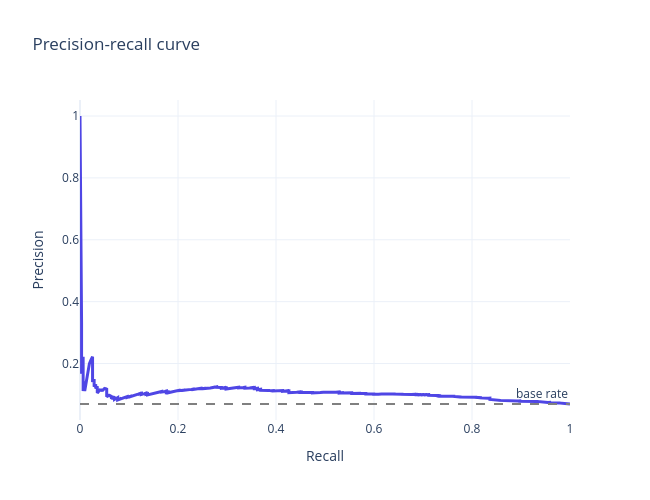

Here is the notebook cell this chart was saved with:
### Markdown cell above
## 5. Precision-recall curve

### Code cell
prec, rec, _ = precision_recall_curve(y_true, proba)
fig = go.Figure()
fig.add_trace(go.Scatter(x=rec, y=prec, mode='lines', name=f"PR (AP={metrics['average_precision']:.3f})", line=dict(color='#4f46e5', width=3)))
fig.add_hline(y=metrics['base_rate'], line_dash='dash', line_color='gray', annotation_text='base rate')
fig.update_layout(
    title='Precision-recall curve', xaxis_title='Recall', yaxis_title='Precision',
    template='plotly_white', width=650, height=500,
)
fig.show()

### Figure 1 — Plotly figure (JSON) as saved in the notebook; plotly's stock layout.template omitted (floating-point values rounded to 4 significant figures; data arrays with more than 128 entries replaced by an {"elided": "..."} marker saying what was removed)
{"data": [{"line": {"color": "#4f46e5", "width": 3}, "mode": "lines", "name": "PR (AP=0.104)", "type": "scatter", "x": {"elided": "1496 float values"}, "y": {"elided": "1496 float values"}}], "layout": {"annotations": [{"showarrow": false, "text": "base rate", "x": 1, "xanchor": "right", "xref": "x domain", "y": 0.06933, "yanchor": "bottom", "yref": "y"}], "height": 500, "shapes": [{"line": {"color": "gray", "dash": "dash"}, "type": "line", "x0": 0, "x1": 1, "xref": "x domain", "y0": 0.06933, "y1": 0.06933, "yref": "y"}], "title": {"text": "Precision-recall curve"}, "width": 650, "xaxis": {"title": {"text": "Recall"}}, "yaxis": {"title": {"text": "Precision"}}}}
